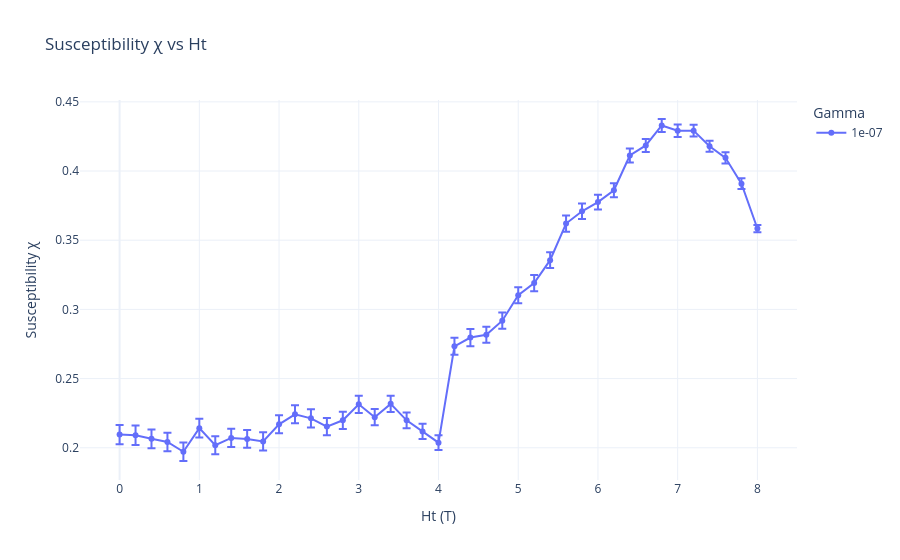

The notebook cell this image was saved under:
### Code cell
#Relaxed Ht = 4T
import pandas as pd
import glob
import numpy as np
import plotly.express as px
path = '/Users/jiakai/Desktop/SURF/code/_spirit/'
# n_cycles = 240


# Pattern to match all relevant CSV files
file_pattern = path + f"Susceptibility_v2_multi_gammas_{dim}_*_per_gamma_20_anisotropy_1.5_relax_step_400_gammas_-5_relax_4.0_gamma_{gamma}_relaxed_*.csv"

# List all matching files
csv_files = glob.glob(file_pattern)

# Print how many files were found
print(f"Found {len(csv_files)} files.")
repeats = len(csv_files)
for f in csv_files:
    print(f)

# Read and concatenate all files
df_all_relaxed = pd.concat([pd.read_csv(f) for f in csv_files], ignore_index=True)

# Average over cycles, std divided by sqrt(n_cycles)
df_avg_relaxed = (
    df_all_relaxed.groupby(["gamma", "Ht"], as_index=False)
    .agg(
        chi_mean=("chi", "mean"),
        chi_std=("chi", lambda x: x.std(ddof=1) / np.sqrt(len(x)))
    )
)

# Plot
fig_relaxed = px.line(
    df_avg_relaxed,
    x="Ht",
    y="chi_mean",
    error_y="chi_std",
    color="gamma",  # Different color per gamma
    markers=True,
    labels={
        "Ht": "Ht (T)",
        "chi_mean": "Susceptibility χ",
        "gamma": "Gamma",
    },
    title="Susceptibility χ vs Ht",
    template="plotly_white"
)


fig_relaxed.show()

### Figure 1 — Plotly figure (JSON) as saved in the notebook; plotly's stock layout.template omitted (floating-point values rounded to 4 significant figures)
{"data": [{"error_y": {"array": [0.006938, 0.007033, 0.006783, 0.006761, 0.006699, 0.006794, 0.006499, 0.006546, 0.006422, 0.006607, 0.006523, 0.006456, 0.006615, 0.006199, 0.00624, 0.006209, 0.005902, 0.005822, 0.005625, 0.005558, 0.005294, 0.006134, 0.006274, 0.005774, 0.005861, 0.005835, 0.005838, 0.005674, 0.005855, 0.005631, 0.005357, 0.005039, 0.00507, 0.004694, 0.004693, 0.004562, 0.004322, 0.004014, 0.003998, 0.00392, 0.002607]}, "hovertemplate": "Gamma=1e-07<br>Ht (T)=%{x}<br>Susceptibility χ=%{y}<extra></extra>", "legendgroup": "1e-07", "line": {"color": "#636efa", "dash": "solid"}, "marker": {"symbol": "circle"}, "mode": "lines+markers", "name": "1e-07", "orientation": "v", "showlegend": true, "x": [-0.0, 0.2, 0.4, 0.6, 0.8, 1.0, 1.2, 1.4, 1.6, 1.8, 2.0, 2.2, 2.4, 2.6, 2.8, 3.0, 3.2, 3.4, 3.6, 3.8, 4.0, 4.2, 4.4, 4.6, 4.8, 5.0, 5.2, 5.4, 5.6, 5.8, 6.0, 6.2, 6.4, 6.6, 6.8, 7.0, 7.2, 7.4, 7.6, 7.8, 8.0], "xaxis": "x", "y": [0.2095, 0.209, 0.2065, 0.2042, 0.1971, 0.2142, 0.2019, 0.2071, 0.2064, 0.2046, 0.2169, 0.2242, 0.2213, 0.2153, 0.2198, 0.2314, 0.2221, 0.2317, 0.2198, 0.2118, 0.2037, 0.2733, 0.2796, 0.2816, 0.2918, 0.3102, 0.319, 0.3356, 0.362, 0.3709, 0.3776, 0.3861, 0.4112, 0.4185, 0.4329, 0.4291, 0.4292, 0.4179, 0.4095, 0.3908, 0.3584], "yaxis": "y", "type": "scatter"}], "layout": {"xaxis": {"anchor": "y", "domain": [0.0, 1.0], "title": {"text": "Ht (T)"}}, "yaxis": {"anchor": "x", "domain": [0.0, 1.0], "title": {"text": "Susceptibility χ"}}, "legend": {"title": {"text": "Gamma"}, "tracegroupgap": 0}, "title": {"text": "Susceptibility χ vs Ht"}}}
